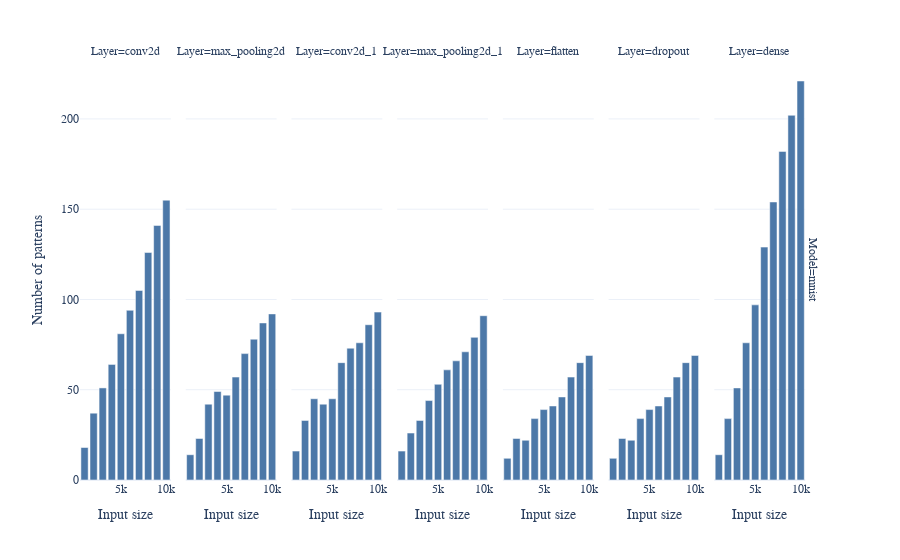

Notebook cell for this chart:
### Code cell
px.bar(df[(df["Model"] == "mnist") & (df["Minimum pattern size"] == 5)], x="Input size", y="Number of patterns", facet_row="Model", facet_col="Layer")

### Figure 1 — Plotly figure (JSON) as saved in the notebook; plotly's stock layout.template omitted (floating-point values rounded to 4 significant figures)
{"data": [{"alignmentgroup": "True", "hovertemplate": "Model=mnist<br>Layer=conv2d<br>Input size=%{x}<br>Number of patterns=%{y}<extra></extra>", "legendgroup": "", "marker": {"color": "#4C78A8", "pattern": {"shape": ""}}, "name": "", "offsetgroup": "", "orientation": "v", "showlegend": false, "textposition": "auto", "type": "bar", "x": [10000, 1000, 2000, 3000, 4000, 5000, 6000, 7000, 8000, 9000], "xaxis": "x", "y": [155, 18, 37, 51, 64, 81, 94, 105, 126, 141], "yaxis": "y"}, {"alignmentgroup": "True", "hovertemplate": "Model=mnist<br>Layer=max_pooling2d<br>Input size=%{x}<br>Number of patterns=%{y}<extra></extra>", "legendgroup": "", "marker": {"color": "#4C78A8", "pattern": {"shape": ""}}, "name": "", "offsetgroup": "", "orientation": "v", "showlegend": false, "textposition": "auto", "type": "bar", "x": [10000, 1000, 2000, 3000, 4000, 5000, 6000, 7000, 8000, 9000], "xaxis": "x2", "y": [92, 14, 23, 42, 49, 47, 57, 70, 78, 87], "yaxis": "y2"}, {"alignmentgroup": "True", "hovertemplate": "Model=mnist<br>Layer=conv2d_1<br>Input size=%{x}<br>Number of patterns=%{y}<extra></extra>", "legendgroup": "", "marker": {"color": "#4C78A8", "pattern": {"shape": ""}}, "name": "", "offsetgroup": "", "orientation": "v", "showlegend": false, "textposition": "auto", "type": "bar", "x": [10000, 1000, 2000, 3000, 4000, 5000, 6000, 7000, 8000, 9000], "xaxis": "x3", "y": [93, 16, 33, 45, 42, 45, 65, 73, 76, 86], "yaxis": "y3"}, {"alignmentgroup": "True", "hovertemplate": "Model=mnist<br>Layer=max_pooling2d_1<br>Input size=%{x}<br>Number of patterns=%{y}<extra></extra>", "legendgroup": "", "marker": {"color": "#4C78A8", "pattern": {"shape": ""}}, "name": "", "offsetgroup": "", "orientation": "v", "showlegend": false, "textposition": "auto", "type": "bar", "x": [10000, 1000, 2000, 3000, 4000, 5000, 6000, 7000, 8000, 9000], "xaxis": "x4", "y": [91, 16, 26, 33, 44, 53, 61, 66, 71, 79], "yaxis": "y4"}, {"alignmentgroup": "True", "hovertemplate": "Model=mnist<br>Layer=flatten<br>Input size=%{x}<br>Number of patterns=%{y}<extra></extra>", "legendgroup": "", "marker": {"color": "#4C78A8", "pattern": {"shape": ""}}, "name": "", "offsetgroup": "", "orientation": "v", "showlegend": false, "textposition": "auto", "type": "bar", "x": [10000, 1000, 2000, 3000, 4000, 5000, 6000, 7000, 8000, 9000], "xaxis": "x5", "y": [69, 12, 23, 22, 34, 39, 41, 46, 57, 65], "yaxis": "y5"}, {"alignmentgroup": "True", "hovertemplate": "Model=mnist<br>Layer=dropout<br>Input size=%{x}<br>Number of patterns=%{y}<extra></extra>", "legendgroup": "", "marker": {"color": "#4C78A8", "pattern": {"shape": ""}}, "name": "", "offsetgroup": "", "orientation": "v", "showlegend": false, "textposition": "auto", "type": "bar", "x": [10000, 1000, 2000, 3000, 4000, 5000, 6000, 7000, 8000, 9000], "xaxis": "x6", "y": [69, 12, 23, 22, 34, 39, 41, 46, 57, 65], "yaxis": "y6"}, {"alignmentgroup": "True", "hovertemplate": "Model=mnist<br>Layer=dense<br>Input size=%{x}<br>Number of patterns=%{y}<extra></extra>", "legendgroup": "", "marker": {"color": "#4C78A8", "pattern": {"shape": ""}}, "name": "", "offsetgroup": "", "orientation": "v", "showlegend": false, "textposition": "auto", "type": "bar", "x": [10000, 1000, 2000, 3000, 4000, 5000, 6000, 7000, 8000, 9000], "xaxis": "x7", "y": [221, 14, 34, 51, 76, 97, 129, 154, 182, 202], "yaxis": "y7"}], "layout": {"annotations": [{"font": {}, "showarrow": false, "text": "Layer=conv2d", "x": 0.06143, "xanchor": "center", "xref": "paper", "y": 1, "yanchor": "bottom", "yref": "paper"}, {"font": {}, "showarrow": false, "text": "Layer=max_pooling2d", "x": 0.2043, "xanchor": "center", "xref": "paper", "y": 1, "yanchor": "bottom", "yref": "paper"}, {"font": {}, "showarrow": false, "text": "Layer=conv2d_1", "x": 0.3471, "xanchor": "center", "xref": "paper", "y": 1, "yanchor": "bottom", "yref": "paper"}, {"font": {}, "showarrow": false, "text": "Layer=max_pooling2d_1", "x": 0.49, "xanchor": "center", "xref": "paper", "y": 1, "yanchor": "bottom", "yref": "paper"}, {"font": {}, "showarrow": false, "text": "Layer=flatten", "x": 0.6329, "xanchor": "center", "xref": "paper", "y": 1, "yanchor": "bottom", "yref": "paper"}, {"font": {}, "showarrow": false, "text": "Layer=dropout", "x": 0.7757, "xanchor": "center", "xref": "paper", "y": 1, "yanchor": "bottom", "yref": "paper"}, {"font": {}, "showarrow": false, "text": "Layer=dense", "x": 0.9186, "xanchor": "center", "xref": "paper", "y": 1, "yanchor": "bottom", "yref": "paper"}, {"font": {}, "showarrow": false, "text": "Model=mnist", "textangle": 90, "x": 0.98, "xanchor": "left", "xref": "paper", "y": 0.5, "yanchor": "middle", "yref": "paper"}], "barmode": "relative", "legend": {"tracegroupgap": 0}, "margin": {"t": 60}, "xaxis": {"anchor": "y", "domain": [0, 0.1229], "title": {"text": "Input size"}}, "xaxis2": {"anchor": "y2", "domain": [0.1429, 0.2657], "matches": "x", "title": {"text": "Input size"}}, "xaxis3": {"anchor": "y3", "domain": [0.2857, 0.4086], "matches": "x", "title": {"text": "Input size"}}, "xaxis4": {"anchor": "y4", "domain": [0.4286, 0.5514], "matches": "x", "title": {"text": "Input size"}}, "xaxis5": {"anchor": "y5", "domain": [0.5714, 0.6943], "matches": "x", "title": {"text": "Input size"}}, "xaxis6": {"anchor": "y6", "domain": [0.7143, 0.8371], "matches": "x", "title": {"text": "Input size"}}, "xaxis7": {"anchor": "y7", "domain": [0.8571, 0.98], "matches": "x", "title": {"text": "Input size"}}, "yaxis": {"anchor": "x", "domain": [0, 1], "title": {"text": "Number of patterns"}}, "yaxis2": {"anchor": "x2", "domain": [0, 1], "matches": "y", "showticklabels": false}, "yaxis3": {"anchor": "x3", "domain": [0, 1], "matches": "y", "showticklabels": false}, "yaxis4": {"anchor": "x4", "domain": [0, 1], "matches": "y", "showticklabels": false}, "yaxis5": {"anchor": "x5", "domain": [0, 1], "matches": "y", "showticklabels": false}, "yaxis6": {"anchor": "x6", "domain": [0, 1], "matches": "y", "showticklabels": false}, "yaxis7": {"anchor": "x7", "domain": [0, 1], "matches": "y", "showticklabels": false}}}
